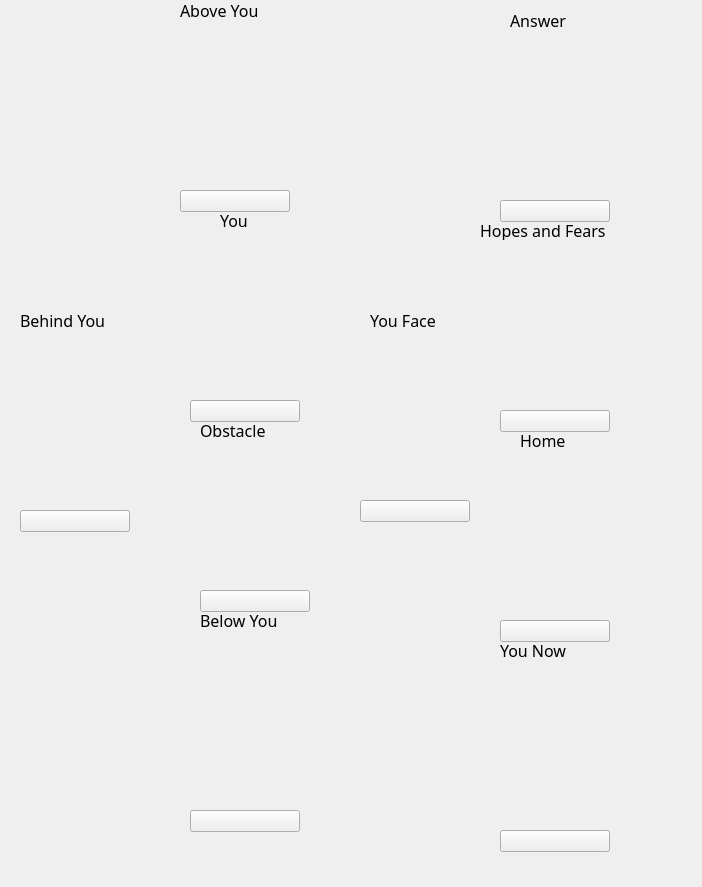
<?xml version="1.0" encoding="UTF-8"?>
<ui version="4.0">
 <class>UiCelticReading</class>
 <widget class="QWidget" name="UiCelticReading">
  <property name="geometry">
   <rect>
    <x>0</x>
    <y>0</y>
    <width>702</width>
    <height>887</height>
   </rect>
  </property>
  <property name="windowTitle">
   <string>Form</string>
  </property>
  <widget class="QLabel" name="bhi_label">
   <property name="geometry">
    <rect>
     <x>20</x>
     <y>310</y>
     <width>101</width>
     <height>20</height>
    </rect>
   </property>
   <property name="font">
    <font>
     <family>Adobe Hebrew</family>
     <pointsize>12</pointsize>
    </font>
   </property>
   <property name="layoutDirection">
    <enum>Qt::LeftToRight</enum>
   </property>
   <property name="text">
    <string>Behind You</string>
   </property>
  </widget>
  <widget class="QLabel" name="ans_img">
   <property name="geometry">
    <rect>
     <x>500</x>
     <y>30</y>
     <width>120</width>
     <height>158</height>
    </rect>
   </property>
   <property name="autoFillBackground">
    <bool>true</bool>
   </property>
   <property name="text">
    <string/>
   </property>
  </widget>
  <widget class="QLabel" name="you_label">
   <property name="geometry">
    <rect>
     <x>220</x>
     <y>210</y>
     <width>41</width>
     <height>20</height>
    </rect>
   </property>
   <property name="font">
    <font>
     <family>Adobe Hebrew</family>
     <pointsize>12</pointsize>
    </font>
   </property>
   <property name="layoutDirection">
    <enum>Qt::LeftToRight</enum>
   </property>
   <property name="text">
    <string>You</string>
   </property>
  </widget>
  <widget class="QLabel" name="ans_label">
   <property name="geometry">
    <rect>
     <x>510</x>
     <y>10</y>
     <width>61</width>
     <height>20</height>
    </rect>
   </property>
   <property name="font">
    <font>
     <family>Adobe Hebrew</family>
     <pointsize>12</pointsize>
    </font>
   </property>
   <property name="layoutDirection">
    <enum>Qt::LeftToRight</enum>
   </property>
   <property name="text">
    <string>Answer</string>
   </property>
  </widget>
  <widget class="QLabel" name="hom_label">
   <property name="geometry">
    <rect>
     <x>520</x>
     <y>430</y>
     <width>61</width>
     <height>20</height>
    </rect>
   </property>
   <property name="font">
    <font>
     <family>Adobe Hebrew</family>
     <pointsize>12</pointsize>
    </font>
   </property>
   <property name="layoutDirection">
    <enum>Qt::LeftToRight</enum>
   </property>
   <property name="text">
    <string>Home</string>
   </property>
  </widget>
  <widget class="QLabel" name="abv_label">
   <property name="geometry">
    <rect>
     <x>180</x>
     <y>0</y>
     <width>101</width>
     <height>20</height>
    </rect>
   </property>
   <property name="font">
    <font>
     <family>Adobe Hebrew</family>
     <pointsize>12</pointsize>
    </font>
   </property>
   <property name="layoutDirection">
    <enum>Qt::LeftToRight</enum>
   </property>
   <property name="text">
    <string>Above You</string>
   </property>
  </widget>
  <widget class="QLabel" name="blo_img">
   <property name="geometry">
    <rect>
     <x>190</x>
     <y>630</y>
     <width>120</width>
     <height>158</height>
    </rect>
   </property>
   <property name="autoFillBackground">
    <bool>true</bool>
   </property>
   <property name="text">
    <string/>
   </property>
  </widget>
  <widget class="QLabel" name="blo_label">
   <property name="geometry">
    <rect>
     <x>200</x>
     <y>610</y>
     <width>91</width>
     <height>20</height>
    </rect>
   </property>
   <property name="font">
    <font>
     <family>Adobe Hebrew</family>
     <pointsize>12</pointsize>
    </font>
   </property>
   <property name="layoutDirection">
    <enum>Qt::LeftToRight</enum>
   </property>
   <property name="text">
    <string>Below You</string>
   </property>
  </widget>
  <widget class="QLabel" name="bef_label">
   <property name="geometry">
    <rect>
     <x>370</x>
     <y>310</y>
     <width>71</width>
     <height>20</height>
    </rect>
   </property>
   <property name="font">
    <font>
     <family>Adobe Hebrew</family>
     <pointsize>12</pointsize>
    </font>
   </property>
   <property name="layoutDirection">
    <enum>Qt::LeftToRight</enum>
   </property>
   <property name="text">
    <string>You Face</string>
   </property>
  </widget>
  <widget class="QLabel" name="you_img">
   <property name="geometry">
    <rect>
     <x>190</x>
     <y>230</y>
     <width>120</width>
     <height>158</height>
    </rect>
   </property>
   <property name="autoFillBackground">
    <bool>true</bool>
   </property>
   <property name="text">
    <string/>
   </property>
  </widget>
  <widget class="QLabel" name="obs_img">
   <property name="geometry">
    <rect>
     <x>170</x>
     <y>440</y>
     <width>158</width>
     <height>120</height>
    </rect>
   </property>
   <property name="autoFillBackground">
    <bool>true</bool>
   </property>
   <property name="text">
    <string/>
   </property>
  </widget>
  <widget class="QLabel" name="hom_img">
   <property name="geometry">
    <rect>
     <x>500</x>
     <y>450</y>
     <width>120</width>
     <height>158</height>
    </rect>
   </property>
   <property name="autoFillBackground">
    <bool>true</bool>
   </property>
   <property name="text">
    <string/>
   </property>
  </widget>
  <widget class="QLabel" name="bhi_img">
   <property name="geometry">
    <rect>
     <x>20</x>
     <y>330</y>
     <width>120</width>
     <height>158</height>
    </rect>
   </property>
   <property name="autoFillBackground">
    <bool>true</bool>
   </property>
   <property name="text">
    <string/>
   </property>
  </widget>
  <widget class="QLabel" name="hnf_img">
   <property name="geometry">
    <rect>
     <x>500</x>
     <y>240</y>
     <width>120</width>
     <height>158</height>
    </rect>
   </property>
   <property name="autoFillBackground">
    <bool>true</bool>
   </property>
   <property name="text">
    <string/>
   </property>
  </widget>
  <widget class="QLabel" name="abv_img">
   <property name="geometry">
    <rect>
     <x>180</x>
     <y>20</y>
     <width>120</width>
     <height>158</height>
    </rect>
   </property>
   <property name="autoFillBackground">
    <bool>true</bool>
   </property>
   <property name="text">
    <string/>
   </property>
  </widget>
  <widget class="QLabel" name="hnf_label">
   <property name="geometry">
    <rect>
     <x>480</x>
     <y>220</y>
     <width>131</width>
     <height>20</height>
    </rect>
   </property>
   <property name="font">
    <font>
     <family>Adobe Hebrew</family>
     <pointsize>12</pointsize>
    </font>
   </property>
   <property name="layoutDirection">
    <enum>Qt::LeftToRight</enum>
   </property>
   <property name="text">
    <string>Hopes and Fears</string>
   </property>
  </widget>
  <widget class="QLabel" name="unw_label">
   <property name="geometry">
    <rect>
     <x>500</x>
     <y>640</y>
     <width>81</width>
     <height>20</height>
    </rect>
   </property>
   <property name="font">
    <font>
     <family>Adobe Hebrew</family>
     <pointsize>12</pointsize>
    </font>
   </property>
   <property name="layoutDirection">
    <enum>Qt::LeftToRight</enum>
   </property>
   <property name="text">
    <string>You Now</string>
   </property>
  </widget>
  <widget class="QLabel" name="bef_img">
   <property name="geometry">
    <rect>
     <x>360</x>
     <y>330</y>
     <width>120</width>
     <height>158</height>
    </rect>
   </property>
   <property name="autoFillBackground">
    <bool>true</bool>
   </property>
   <property name="text">
    <string/>
   </property>
  </widget>
  <widget class="QLabel" name="obs_label">
   <property name="geometry">
    <rect>
     <x>200</x>
     <y>420</y>
     <width>81</width>
     <height>20</height>
    </rect>
   </property>
   <property name="font">
    <font>
     <family>Adobe Hebrew</family>
     <pointsize>12</pointsize>
    </font>
   </property>
   <property name="layoutDirection">
    <enum>Qt::LeftToRight</enum>
   </property>
   <property name="text">
    <string>Obstacle</string>
   </property>
  </widget>
  <widget class="QLabel" name="unw_img">
   <property name="geometry">
    <rect>
     <x>500</x>
     <y>660</y>
     <width>120</width>
     <height>158</height>
    </rect>
   </property>
   <property name="autoFillBackground">
    <bool>true</bool>
   </property>
   <property name="text">
    <string/>
   </property>
  </widget>
  <widget class="QPushButton" name="abv_btn">
   <property name="geometry">
    <rect>
     <x>180</x>
     <y>190</y>
     <width>110</width>
     <height>22</height>
    </rect>
   </property>
   <property name="text">
    <string/>
   </property>
  </widget>
  <widget class="QPushButton" name="ans_btn">
   <property name="geometry">
    <rect>
     <x>500</x>
     <y>200</y>
     <width>110</width>
     <height>22</height>
    </rect>
   </property>
   <property name="text">
    <string/>
   </property>
  </widget>
  <widget class="QPushButton" name="hnf_btn">
   <property name="geometry">
    <rect>
     <x>500</x>
     <y>410</y>
     <width>110</width>
     <height>22</height>
    </rect>
   </property>
   <property name="text">
    <string/>
   </property>
  </widget>
  <widget class="QPushButton" name="you_btn">
   <property name="geometry">
    <rect>
     <x>190</x>
     <y>400</y>
     <width>110</width>
     <height>22</height>
    </rect>
   </property>
   <property name="text">
    <string/>
   </property>
  </widget>
  <widget class="QPushButton" name="bhi_btn">
   <property name="geometry">
    <rect>
     <x>20</x>
     <y>510</y>
     <width>110</width>
     <height>22</height>
    </rect>
   </property>
   <property name="text">
    <string/>
   </property>
  </widget>
  <widget class="QPushButton" name="bef_btn">
   <property name="geometry">
    <rect>
     <x>360</x>
     <y>500</y>
     <width>110</width>
     <height>22</height>
    </rect>
   </property>
   <property name="text">
    <string/>
   </property>
  </widget>
  <widget class="QPushButton" name="hom_btn">
   <property name="geometry">
    <rect>
     <x>500</x>
     <y>620</y>
     <width>110</width>
     <height>22</height>
    </rect>
   </property>
   <property name="text">
    <string/>
   </property>
  </widget>
  <widget class="QPushButton" name="blo_btn">
   <property name="geometry">
    <rect>
     <x>190</x>
     <y>810</y>
     <width>110</width>
     <height>22</height>
    </rect>
   </property>
   <property name="text">
    <string/>
   </property>
  </widget>
  <widget class="QPushButton" name="unw_btn">
   <property name="geometry">
    <rect>
     <x>500</x>
     <y>830</y>
     <width>110</width>
     <height>22</height>
    </rect>
   </property>
   <property name="text">
    <string/>
   </property>
  </widget>
  <widget class="QPushButton" name="obs_btn">
   <property name="geometry">
    <rect>
     <x>200</x>
     <y>590</y>
     <width>110</width>
     <height>22</height>
    </rect>
   </property>
   <property name="text">
    <string/>
   </property>
  </widget>
 </widget>
 <resources/>
 <connections/>
</ui>
